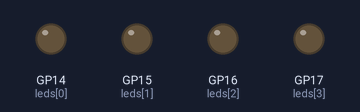
A program run on a simulated Raspberry Pi Pico running MicroPython. On the bench: output pins drawn as LEDs (lit = HIGH).

Above: at 0.12 s.
Timing chart, 0 to 3.0 s (numbered marks = the images above):
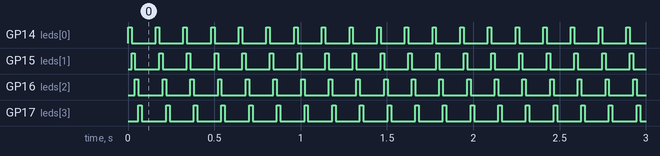

Measured:
- by itself, GP14 (leds[0]), GP15 (leds[1]), GP16 (leds[2]), GP17 (leds[3]): alternates HIGH for 0.02 s and LOW for 0.14 s

The program:

05LedsSecuenciaV1.py
```python
from machine import Pin
from utime import sleep

leds = [Pin(14, Pin.OUT),Pin(15, Pin.OUT),Pin(16, Pin.OUT),Pin(17, Pin.OUT)]
leds_rev = leds[::-1]

seconds = 0.02

while True:
    for led in leds:
        led.on()
        sleep(seconds)
        led.off()

    for led in leds_rev:
        led.on
        sleep(seconds)
        led.off()
```
